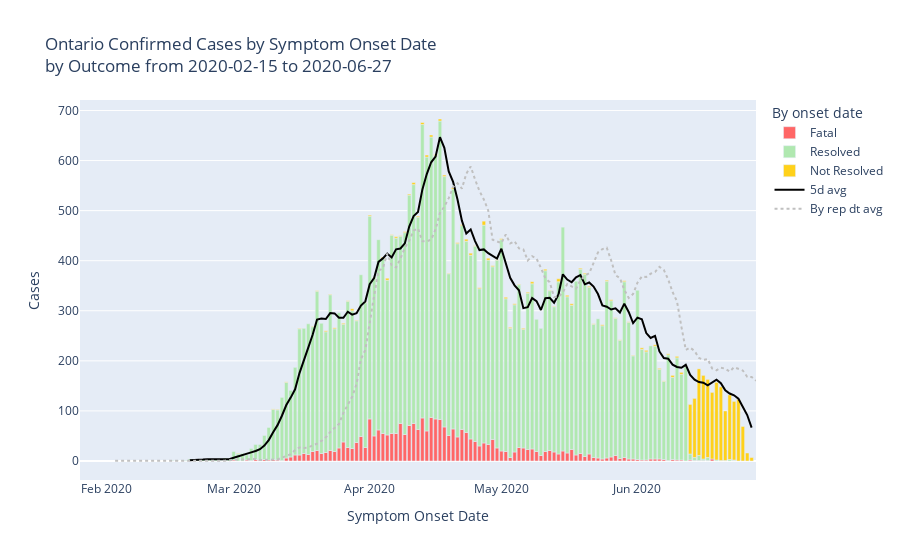

The notebook cell this image was saved under:
### Code cell
#hide_input
totalbar = px.bar(outcomedf, y="Cases", x="Accurate_Episode_Date",
             hover_data=["Outcome1"], 
             color="Outcome1", color_discrete_sequence=["#ff6666", "#b0e8b0", "#ffd11a"],
             labels={"Accurate_Episode_Date" : "Symptom Onset Date", "Outcome1" : "By onset date"},
             title="Ontario Confirmed Cases by Symptom Onset Date<br>by Outcome from " + outcomestartdate + " to " + str(maxdate)
    )
totalbar.add_trace(go.Scatter(x=casesdf["Accurate_Episode_Date"], y=casesdf["Count 5d Mean right"], mode="lines",
                             name="5d avg", 
                              line=dict(color="black", dash="solid")))
totalbar.add_trace(go.Scatter(x=testconfirmeddf["Reported Date"], y=testconfirmeddf["New Cases Mean 5d"], mode="lines",
                             name="By rep dt avg", 
                              line=dict(color="silver", dash="dot")))

### Figure 1 — Plotly figure (JSON) as saved in the notebook; plotly's stock layout.template omitted (floating-point values rounded to 4 significant figures; data arrays with more than 128 entries replaced by an {"elided": "..."} marker saying what was removed)
{"data": [{"alignmentgroup": "True", "customdata": [["Fatal"], ["Fatal"], ["Fatal"], ["Fatal"], ["Fatal"], ["Fatal"], ["Fatal"], ["Fatal"], ["Fatal"], ["Fatal"], ["Fatal"], ["Fatal"], ["Fatal"], ["Fatal"], ["Fatal"], ["Fatal"], ["Fatal"], ["Fatal"], ["Fatal"], ["Fatal"], ["Fatal"], ["Fatal"], ["Fatal"], ["Fatal"], ["Fatal"], ["Fatal"], ["Fatal"], ["Fatal"], ["Fatal"], ["Fatal"], ["Fatal"], ["Fatal"], ["Fatal"], ["Fatal"], ["Fatal"], ["Fatal"], ["Fatal"], ["Fatal"], ["Fatal"], ["Fatal"], ["Fatal"], ["Fatal"], ["Fatal"], ["Fatal"], ["Fatal"], ["Fatal"], ["Fatal"], ["Fatal"], ["Fatal"], ["Fatal"], ["Fatal"], ["Fatal"], ["Fatal"], ["Fatal"], ["Fatal"], ["Fatal"], ["Fatal"], ["Fatal"], ["Fatal"], ["Fatal"], ["Fatal"], ["Fatal"], ["Fatal"], ["Fatal"], ["Fatal"], ["Fatal"], ["Fatal"], ["Fatal"], ["Fatal"], ["Fatal"], ["Fatal"], ["Fatal"], ["Fatal"], ["Fatal"], ["Fatal"], ["Fatal"], ["Fatal"], ["Fatal"], ["Fatal"], ["Fatal"], ["Fatal"], ["Fatal"], ["Fatal"], ["Fatal"], ["Fatal"], ["Fatal"], ["Fatal"], ["Fatal"], ["Fatal"], ["Fatal"], ["Fatal"], ["Fatal"], ["Fatal"], ["Fatal"], ["Fatal"], ["Fatal"], ["Fatal"], ["Fatal"], ["Fatal"], ["Fatal"], ["Fatal"], ["Fatal"], ["Fatal"], ["Fatal"], ["Fatal"], ["Fatal"], ["Fatal"], ["Fatal"]], "hoverlabel": {"namelength": 0}, "hovertemplate": "By onset date=%{customdata[0]}<br>Symptom Onset Date=%{x}<br>Cases=%{y}", "legendgroup": "Fatal", "marker": {"color": "#ff6666"}, "name": "Fatal", "offsetgroup": "Fatal", "orientation": "v", "showlegend": true, "textposition": "auto", "type": "bar", "x": ["2020-04-27", "2020-05-08", "2020-03-31", "2020-05-24", "2020-03-30", "2020-05-25", "2020-03-29", "2020-04-17", "2020-05-26", "2020-03-28", "2020-05-07", "2020-05-27", "2020-03-27", "2020-05-28", "2020-03-26", "2020-04-18", "2020-03-25", "2020-05-29", "2020-05-06", "2020-03-24", "2020-05-30", "2020-03-23", "2020-05-31", "2020-04-19", "2020-04-12", "2020-06-01", "2020-05-23", "2020-03-21", "2020-04-01", "2020-05-22", "2020-05-13", "2020-04-11", "2020-04-13", "2020-05-14", "2020-04-10", "2020-05-11", "2020-05-15", "2020-04-09", "2020-05-16", "2020-04-08", "2020-04-14", "2020-05-17", "2020-04-07", "2020-05-10", "2020-05-18", "2020-04-06", "2020-05-19", "2020-04-05", "2020-04-15", "2020-05-20", "2020-04-04", "2020-05-09", "2020-04-03", "2020-05-21", "2020-04-02", "2020-04-16", "2020-05-05", "2020-03-22", "2020-03-20", "2020-03-09", "2020-06-02", "2020-03-08", "2020-06-11", "2020-03-07", "2020-03-06", "2020-04-23", "2020-03-05", "2020-06-13", "2020-03-04", "2020-05-01", "2020-06-10", "2020-06-14", "2020-03-01", "2020-04-24", "2020-06-16", "2020-04-30", "2020-06-17", "2020-06-18", "2020-04-25", "2020-04-29", "2020-04-26", "2020-06-23", "2020-04-28", "2020-06-15", "2020-03-10", "2020-05-02", "2020-06-09", "2020-06-03", "2020-03-19", "2020-04-20", "2020-03-18", "2020-06-04", "2020-03-17", "2020-05-04", "2020-06-05", "2020-03-16", "2020-04-22", "2020-03-15", "2020-06-06", "2020-05-12", "2020-03-14", "2020-04-21", "2020-06-07", "2020-03-13", "2020-03-11", "2020-05-03", "2020-03-12", "2020-06-08"], "xaxis": "x", "y": [36, 24, 27, 4, 49, 6, 37, 83, 8, 25, 23, 11, 27, 5, 38, 68, 26, 7, 26, 19, 4, 21, 4, 51, 63, 3, 6, 15, 84, 7, 18, 75, 86, 14, 71, 19, 20, 53, 16, 75, 60, 23, 55, 11, 12, 55, 15, 52, 87, 9, 55, 19, 62, 14, 50, 84, 27, 17, 21, 2, 2, 3, 2, 2, 3, 57, 1, 2, 2, 20, 2, 1, 2, 44, 1, 26, 1, 4, 39, 43, 30, 1, 33, 1, 3, 19, 3, 2, 19, 64, 13, 4, 15, 18, 4, 12, 63, 12, 4, 21, 8, 48, 3, 6, 2, 7, 1, 1], "yaxis": "y"}, {"alignmentgroup": "True", "customdata": [["Resolved"], ["Resolved"], ["Resolved"], ["Resolved"], ["Resolved"], ["Resolved"], ["Resolved"], ["Resolved"], ["Resolved"], ["Resolved"], ["Resolved"], ["Resolved"], ["Resolved"], ["Resolved"], ["Resolved"], ["Resolved"], ["Resolved"], ["Resolved"], ["Resolved"], ["Resolved"], ["Resolved"], ["Resolved"], ["Resolved"], ["Resolved"], ["Resolved"], ["Resolved"], ["Resolved"], ["Resolved"], ["Resolved"], ["Resolved"], ["Resolved"], ["Resolved"], ["Resolved"], ["Resolved"], ["Resolved"], ["Resolved"], ["Resolved"], ["Resolved"], ["Resolved"], ["Resolved"], ["Resolved"], ["Resolved"], ["Resolved"], ["Resolved"], ["Resolved"], ["Resolved"], ["Resolved"], ["Resolved"], ["Resolved"], ["Resolved"], ["Resolved"], ["Resolved"], ["Resolved"], ["Resolved"], ["Resolved"], ["Resolved"], ["Resolved"], ["Resolved"], ["Resolved"], ["Resolved"], ["Resolved"], ["Resolved"], ["Resolved"], ["Resolved"], ["Resolved"], ["Resolved"], ["Resolved"], ["Resolved"], ["Resolved"], ["Resolved"], ["Resolved"], ["Resolved"], ["Resolved"], ["Resolved"], ["Resolved"], ["Resolved"], ["Resolved"], ["Resolved"], ["Resolved"], ["Resolved"], ["Resolved"], ["Resolved"], ["Resolved"], ["Resolved"], ["Resolved"], ["Resolved"], ["Resolved"], ["Resolved"], ["Resolved"], ["Resolved"], ["Resolved"], ["Resolved"], ["Resolved"], ["Resolved"], ["Resolved"], ["Resolved"], ["Resolved"], ["Resolved"], ["Resolved"], ["Resolved"], ["Resolved"], ["Resolved"], ["Resolved"], ["Resolved"], ["Resolved"], ["Resolved"], ["Resolved"], ["Resolved"], ["Resolved"], ["Resolved"], ["Resolved"], ["Resolved"], ["Resolved"], ["Resolved"], ["Resolved"], ["Resolved"], ["Resolved"], ["Resolved"], ["Resolved"], ["Resolved"], ["Resolved"], ["Resolved"], ["Resolved"], ["Resolved"], ["Resolved"], ["Resolved"], ["Resolved"]], "hoverlabel": {"namelength": 0}, "hovertemplate": "By onset date=%{customdata[0]}<br>Symptom Onset Date=%{x}<br>Cases=%{y}", "legendgroup": "Resolved", "marker": {"color": "#b0e8b0"}, "name": "Resolved", "offsetgroup": "Resolved", "orientation": "v", "showlegend": true, "textposition": "auto", "type": "bar", "x": ["2020-05-11", "2020-05-04", "2020-05-07", "2020-04-28", "2020-05-02", "2020-05-10", "2020-04-29", "2020-05-06", "2020-05-08", "2020-05-01", "2020-05-03", "2020-05-09", "2020-05-05", "2020-04-30", "2020-02-16", "2020-05-13", "2020-06-05", "2020-06-06", "2020-06-07", "2020-06-08", "2020-06-09", "2020-06-10", "2020-06-11", "2020-06-12", "2020-06-04", "2020-06-13", "2020-06-15", "2020-06-16", "2020-06-17", "2020-06-19", "2020-06-20", "2020-06-21", "2020-06-22", "2020-06-23", "2020-06-14", "2020-05-12", "2020-06-03", "2020-06-01", "2020-05-14", "2020-05-15", "2020-05-16", "2020-05-17", "2020-05-18", "2020-05-19", "2020-05-20", "2020-05-21", "2020-06-02", "2020-05-22", "2020-04-27", "2020-05-25", "2020-05-26", "2020-05-27", "2020-05-28", "2020-05-29", "2020-05-30", "2020-05-31", "2020-05-23", "2020-05-24", "2020-04-26", "2020-04-09", "2020-04-03", "2020-03-10", "2020-04-04", "2020-04-05", "2020-03-09", "2020-04-06", "2020-03-08", "2020-04-02", "2020-04-07", "2020-04-08", "2020-03-06", "2020-03-20", "2020-03-05", "2020-04-10", "2020-03-04", "2020-04-11", "2020-03-07", "2020-03-11", "2020-04-01", "2020-03-12", "2020-03-22", "2020-03-19", "2020-03-23", "2020-03-24", "2020-03-25", "2020-03-18", "2020-03-17", "2020-03-26", "2020-03-16", "2020-03-27", "2020-03-15", "2020-03-28", "2020-03-14", "2020-03-29", "2020-03-13", "2020-03-30", "2020-03-31", "2020-03-03", "2020-03-02", "2020-03-21", "2020-02-17", "2020-02-22", "2020-04-21", "2020-02-23", "2020-04-20", "2020-04-12", "2020-04-23", "2020-02-20", "2020-04-19", "2020-02-24", "2020-02-19", "2020-02-25", "2020-04-18", "2020-04-24", "2020-02-21", "2020-02-26", "2020-04-22", "2020-02-27", "2020-04-13", "2020-04-16", "2020-04-25", "2020-02-28", "2020-02-29", "2020-04-15", "2020-04-17", "2020-04-14", "2020-03-01"], "xaxis": "x", "y": [361, 294, 312, 368, 305, 254, 345, 237, 330, 422, 258, 264, 325, 375, 1, 290, 225, 179, 156, 211, 164, 204, 171, 188, 226, 12, 10, 3, 6, 2, 1, 1, 3, 1, 6, 319, 216, 338, 344, 447, 312, 288, 347, 368, 364, 333, 221, 266, 435, 353, 312, 274, 236, 351, 273, 206, 278, 266, 314, 403, 380, 100, 349, 309, 65, 396, 48, 315, 390, 374, 30, 318, 24, 460, 10, 477, 31, 100, 405, 126, 241, 249, 311, 245, 270, 261, 250, 235, 252, 292, 175, 275, 133, 243, 151, 323, 289, 15, 14, 260, 1, 4, 386, 4, 479, 424, 382, 4, 323, 4, 1, 3, 500, 367, 1, 2, 407, 1, 586, 526, 390, 6, 5, 560, 596, 547, 17], "yaxis": "y"}, {"alignmentgroup": "True", "customdata": [["Not Resolved"], ["Not Resolved"], ["Not Resolved"], ["Not Resolved"], ["Not Resolved"], ["Not Resolved"], ["Not Resolved"], ["Not Resolved"], ["Not Resolved"], ["Not Resolved"], ["Not Resolved"], ["Not Resolved"], ["Not Resolved"], ["Not Resolved"], ["Not Resolved"], ["Not Resolved"], ["Not Resolved"], ["Not Resolved"], ["Not Resolved"], ["Not Resolved"], ["Not Resolved"], ["Not Resolved"], ["Not Resolved"], ["Not Resolved"], ["Not Resolved"], ["Not Resolved"], ["Not Resolved"], ["Not Resolved"], ["Not Resolved"], ["Not Resolved"], ["Not Resolved"], ["Not Resolved"], ["Not Resolved"], ["Not Resolved"], ["Not Resolved"], ["Not Resolved"], ["Not Resolved"], ["Not Resolved"], ["Not Resolved"], ["Not Resolved"], ["Not Resolved"], ["Not Resolved"], ["Not Resolved"], ["Not Resolved"], ["Not Resolved"], ["Not Resolved"], ["Not Resolved"], ["Not Resolved"], ["Not Resolved"], ["Not Resolved"], ["Not Resolved"], ["Not Resolved"], ["Not Resolved"], ["Not Resolved"], ["Not Resolved"], ["Not Resolved"], ["Not Resolved"], ["Not Resolved"], ["Not Resolved"], ["Not Resolved"], ["Not Resolved"], ["Not Resolved"], ["Not Resolved"], ["Not Resolved"], ["Not Resolved"], ["Not Resolved"], ["Not Resolved"], ["Not Resolved"], ["Not Resolved"], ["Not Resolved"], ["Not Resolved"], ["Not Resolved"], ["Not Resolved"], ["Not Resolved"], ["Not Resolved"], ["Not Resolved"], ["Not Resolved"], ["Not Resolved"], ["Not Resolved"], ["Not Resolved"], ["Not Resolved"], ["Not Resolved"], ["Not Resolved"], ["Not Resolved"], ["Not Resolved"], ["Not Resolved"], ["Not Resolved"], ["Not Resolved"], ["Not Resolved"], ["Not Resolved"], ["Not Resolved"], ["Not Resolved"], ["Not Resolved"], ["Not Resolved"], ["Not Resolved"]], "hoverlabel": {"namelength": 0}, "hovertemplate": "By onset date=%{customdata[0]}<br>Symptom Onset Date=%{x}<br>Cases=%{y}", "legendgroup": "Not Resolved", "marker": {"color": "#ffd11a"}, "name": "Not Resolved", "offsetgroup": "Not Resolved", "orientation": "v", "showlegend": true, "textposition": "auto", "type": "bar", "x": ["2020-06-03", "2020-03-20", "2020-06-05", "2020-06-22", "2020-06-02", "2020-03-16", "2020-06-24", "2020-03-19", "2020-06-23", "2020-06-25", "2020-06-14", "2020-06-19", "2020-06-06", "2020-03-02", "2020-06-13", "2020-06-15", "2020-06-12", "2020-06-11", "2020-06-16", "2020-06-10", "2020-06-21", "2020-06-17", "2020-06-09", "2020-03-11", "2020-06-08", "2020-06-18", "2020-06-07", "2020-03-13", "2020-06-20", "2020-03-10", "2020-06-26", "2020-05-26", "2020-05-31", "2020-05-12", "2020-04-12", "2020-05-11", "2020-04-13", "2020-04-14", "2020-04-15", "2020-05-08", "2020-04-16", "2020-05-07", "2020-04-17", "2020-05-06", "2020-04-18", "2020-05-05", "2020-04-11", "2020-04-19", "2020-04-20", "2020-05-03", "2020-04-21", "2020-05-02", "2020-04-22", "2020-05-01", "2020-04-23", "2020-04-30", "2020-04-24", "2020-04-29", "2020-04-25", "2020-04-28", "2020-04-26", "2020-05-04", "2020-03-22", "2020-05-13", "2020-05-14", "2020-03-23", "2020-05-30", "2020-03-24", "2020-05-29", "2020-05-28", "2020-03-26", "2020-05-27", "2020-03-27", "2020-04-27", "2020-03-28", "2020-05-25", "2020-03-29", "2020-05-24", "2020-04-10", "2020-03-31", "2020-05-22", "2020-04-02", "2020-05-21", "2020-05-20", "2020-04-04", "2020-05-19", "2020-04-05", "2020-04-06", "2020-05-17", "2020-04-07", "2020-05-16", "2020-04-08", "2020-04-09", "2020-04-01", "2020-06-27"], "xaxis": "x", "y": [3, 1, 3, 129, 3, 1, 123, 1, 117, 69, 118, 155, 2, 1, 99, 173, 1, 4, 167, 3, 99, 156, 4, 1, 2, 133, 1, 1, 147, 1, 16, 2, 1, 1, 2, 3, 4, 4, 4, 4, 2, 2, 4, 2, 3, 1, 4, 1, 3, 2, 2, 3, 2, 2, 4, 1, 4, 2, 1, 4, 2, 2, 2, 1, 6, 1, 1, 2, 2, 1, 2, 1, 1, 8, 4, 2, 1, 2, 2, 1, 1, 1, 2, 2, 3, 2, 4, 1, 3, 3, 3, 1, 2, 2, 7], "yaxis": "y"}, {"line": {"color": "black", "dash": "solid"}, "mode": "lines", "name": "5d avg", "type": "scatter", "x": {"elided": "133 str values"}, "y": {"elided": "133 float values"}}, {"line": {"color": "silver", "dash": "dot"}, "mode": "lines", "name": "By rep dt avg", "type": "scatter", "x": {"elided": "144 str values"}, "y": {"elided": "144 float values"}}], "layout": {"barmode": "relative", "legend": {"title": {"text": "By onset date"}, "tracegroupgap": 0}, "title": {"text": "Ontario Confirmed Cases by Symptom Onset Date<br>by Outcome from 2020-02-15 to 2020-06-27"}, "xaxis": {"anchor": "y", "domain": [0, 1], "title": {"text": "Symptom Onset Date"}}, "yaxis": {"anchor": "x", "domain": [0, 1], "title": {"text": "Cases"}}}}
